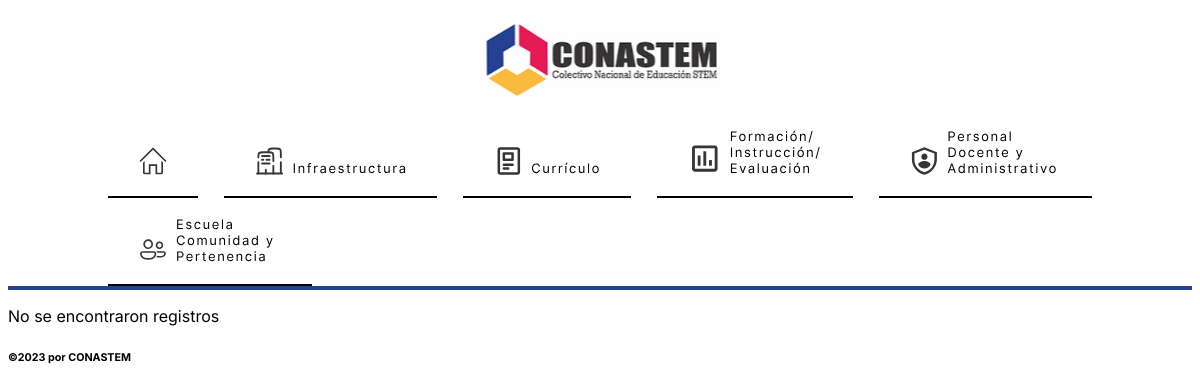
Before: /database/responsables/ with the older database file.
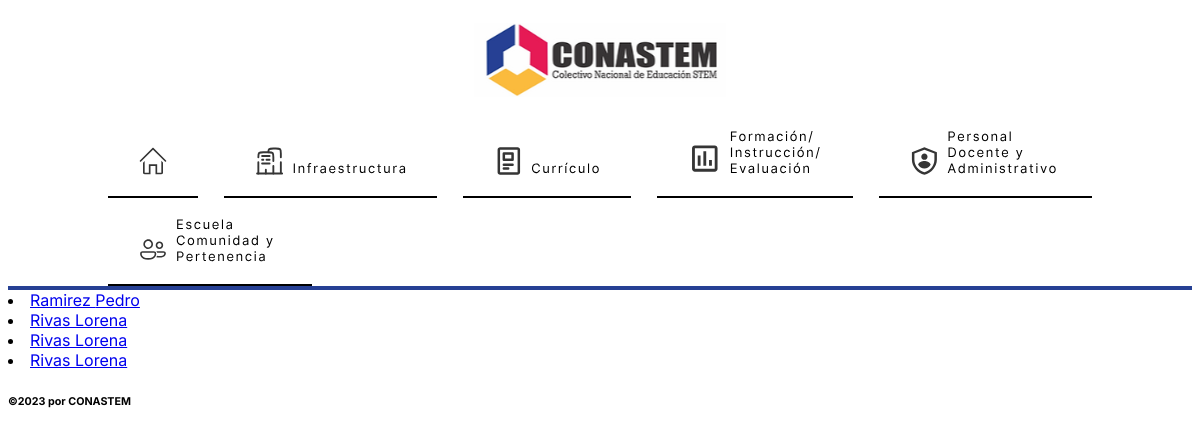
After: the same page with the newer database file.
### DataBase/models/Person_Responsable.py (models this page shows, shortened)
class PersonResponsable (models.Model):
      first_name=models.CharField(max_length=100, help_text="Ingrese primer nombre")
      last_name=models.CharField(max_length=100, help_text="Ingrese primer apellido")
      phone_number=models.CharField(max_length=15, help_text= "+XX XXX XX XX")
      email=models.EmailField(max_length=200)
      class Meta:
            verbose_name = ("Formulario de registro de responsables")
            verbose_name_plural = ("Formulario de registro de responsables")
      def get_absolute_url(self):
            return reverse("responsable_detail", args=[str(self.id)])

### DataBase/views/General/views.py (the view)
# urls.py: path("responsables/", views.PersonResponsableListView .as_view(), name="responsable_list"),
class PersonResponsableListView(generic.ListView):
    model = PersonResponsable
    context_object_name = 'responsable_list'
    template_name = 'person_responsable_list.html'

### DataBase/templates/person_responsable_list.html
{% extends "base_general.html" %}
{%block content%}
<section class= "lista">
    {%if responsable_list%}
        {%for personresponsable in responsable_list%}
            <li>
                <a href="{{personresponsable.get_absolute_url}}">{{personresponsable.last_name}} {{personresponsable.first_name}}</a>
            </li>
        {%endfor%}
    {%else%}
    <p>No se encontraron registros</p>
    {%endif%}
</section>
{%endblock content%}

### DataBase/templates/base_general.html (shortened to what this page needs)
<!DOCTYPE html>
<html lang="en">
  <head>
    {% load static %}
    <link rel="stylesheet" href="{% static 'styles.css' %}" />
  </head>
  <body>
    <header>
      {% block sidebar %}
        <div class="logo">
          <img src="{% static 'images/Logo_conastem.svg' %}" alt="Logo_CONASTEM" />
        </div>
        <div>
          <div id="menu">
            <div id="item">
              <a href="{%url 'criterio_list'%}"><img src="{% static 'images/icon_home.svg' %}" alt="Ícono Home" /></a>
            </div>
            <div id="item">
              <a href="{%url 'Infraestructura'%}"><img src="{% static 'images/icon_infraestructura.svg' %}" alt="Ícono Infraestructura" /></a>
            </div>
            <div id="item">
              <a href="{%url 'Curriculo_list'%}"><img src="{% static 'images/icon_curriculo.svg' %}" alt="Ícono Currículo" /></a>
            </div>
            <div id="item">
              <a href="{% url 'FormacionInstruccionEvaluacion' %}"><img src="{% static 'images/icon_form_instruc_eva.svg' %}" alt="Ícono Formación/ Instrucción/ Evaluación" /></a>
            </div>
            <div id="item">
              <a href="{% url 'PersonalDocenteyAdministrativo' %}"><img src="{% static 'images/icon_personal_doc_adm.svg' %}" alt="Ícono Personal docente y administrativo" /></a>
            </div>
            <div id="item">
              <a href="{% url 'Escuelacomunidadypertenencia' %}"><img src="{% static 'images/icon_escuela_comu_perten.svg' %}" alt="Ícono Escuela, comunidad y pertenencia" /></a>
            </div>
          </div>
        </div>
      {% endblock %}
    </header>
    {% block content %}
    {% endblock %}
    <footer>
      <h6>©2023 por CONASTEM</h6>
    </footer>
  </body>
</html>

### DataBase/static/styles.css (style rules this page uses)
* { font-family: Inter; }
header { display: flex; flex-direction: column; align-items: center; align-self: stretch; border-bottom: 4px solid #264094; width: 100%; }
.logo { display: flex; padding: 0.9375rem 1.875rem; flex-direction: column; align-items: flex-start; gap: 0.625rem; }
#menu { display: flex; padding: 0rem 6.25rem; justify-content: space-between; align-items: flex-end; align-content: flex-end; row-gap: 0.125rem; align-self: stretch; flex-wrap: wrap; }
#item { display: flex; padding: 1px 15px; flex-direction: column; border-bottom: 2px #000 solid; transition: border 0.3s; }

Changed rows visible on the page:
added PersonResponsable: last_name "Ramirez", first_name "Pedro"
added PersonResponsable: last_name "Rivas", first_name "Lorena"
added PersonResponsable: last_name "Rivas", first_name "Lorena"
added PersonResponsable: last_name "Rivas", first_name "Lorena"
Other visible differences:
text no longer shown: "No se encontraron registros"
